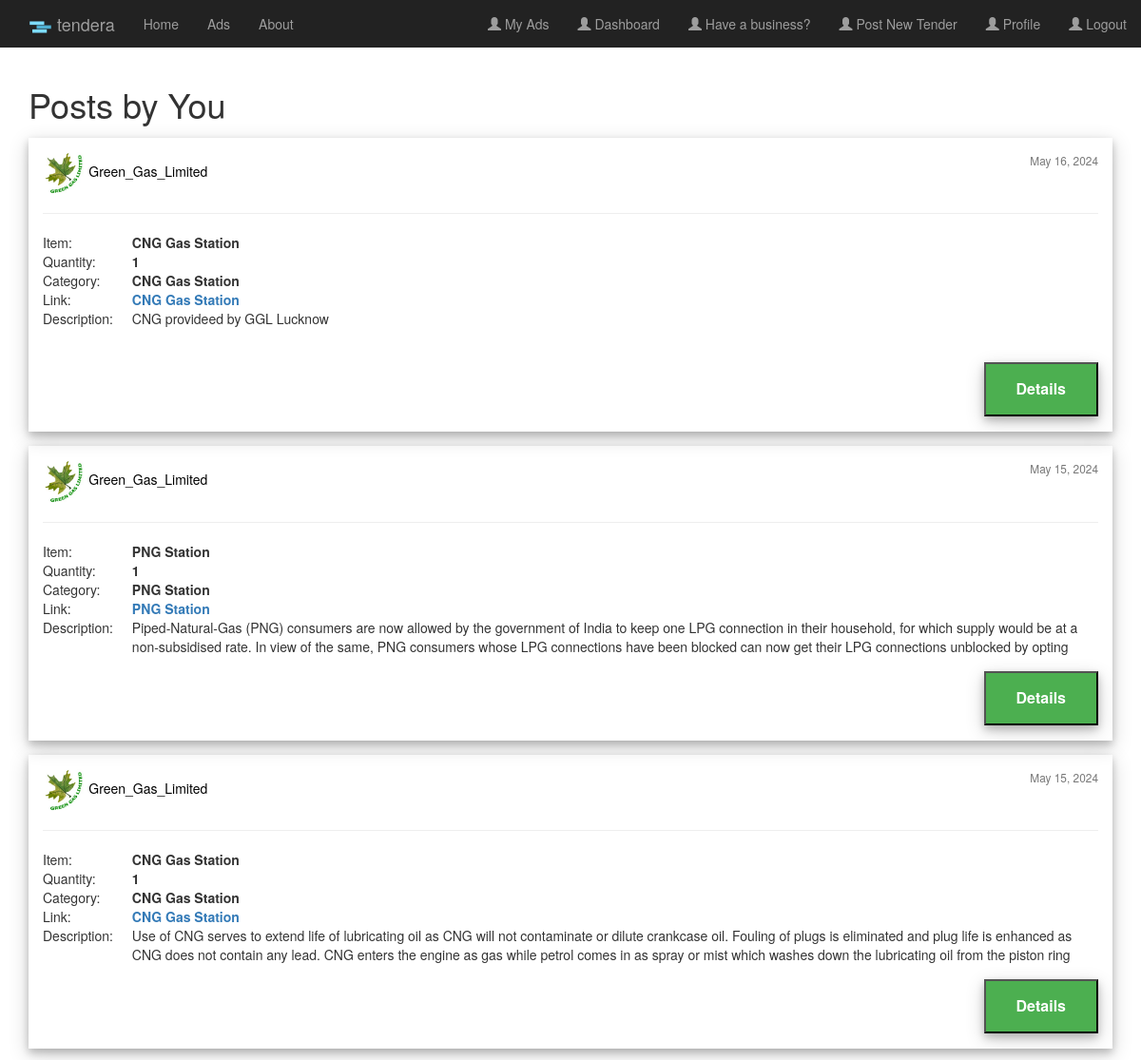
Page /post/user/dashboard/Green_Gas_Limited (signed in) on the committed database.
### post/models.py (models this page shows, shortened)
class Post(models.Model):
	category = models.CharField(max_length=50)
	item = models.CharField(max_length=100)
	quantity = models.IntegerField(default=0)
	document = models.FileField(upload_to='tender_docs/')
	description = models.TextField()
	elegibility = models.TextField(default='Elegibility')
	date_posted = models.DateTimeField(auto_now_add= True)
	author = models.ForeignKey(User, on_delete = models.CASCADE)

### users/models.py (models this page shows, shortened)
class UserProfile(models.Model):
	user = models.OneToOneField(User, on_delete = models.CASCADE)
	image = models.ImageField(default= 'default_pic.jpg', upload_to = 'user_pics')

### post/views.py (the view)
# urls.py: path('user/dashboard/<str:username>', UserDashboard.as_view(), name='user-dashboard'),
class UserDashboard(ListView):
	model = Post
	template_name = 'post/user_dashboard.html'
	context_object_name = 'posts'
	def get_queryset(self):
		user = get_object_or_404(User, username= self.kwargs.get('username'))
		return Post.objects.filter(author= user).order_by('-date_posted')

### post/templates/post/user_dashboard.html (shortened to what this page needs)
{% extends "post/base.html" %}
{% block content %}
  <h1 class="mb-3">Posts by You</h1>
	{% for post in posts %}
		<article class="media content-section" style="box-shadow: 0 4px 8px 0 rgba(0, 0, 0, 0.2), 0 6px 20px 0 rgba(0, 0, 0, 0.19);">
      <div style="padding: 15px;">
        <img class=" img-rounded article-imag" style="width: 4%; height: 4%" src="{{ post.author.userprofile.image.url }}">
      <a class="mr-2" href="{% url 'user-posts' post.author.username %}" style="color: black">{{ post.author }}</a>
      <small style="float: right" class="text-muted">{{ post.date_posted|date:"F d, Y" }}</small>
      <hr>
      <table>
        <tr>
          <td>
            Item:
          </td>
          <td class="second-dat">
            <b>{{ post.item }}</b>
          </td>
        </tr>
        <tr>
          <td>
            Quantity:
          </td>
          <td class="second-dat">
            <b>{{ post.quantity }}</b>
          </td>
        </tr>
        <tr>
          <td>
            Category:
          </td>
          <td class="second-dat">
            <b>{{ post.item }}</b>
          </td>
        </tr>
        <tr>
          <td>
            Link:
          </td>
          <td class="second-dat">
            <b><a href="{{ post.document.url }}">{{ post.item }}</a></b>
          </td>
        </tr>
        <tr>
          <td style="vertical-align: top">
            Description:
          </td>
          <td class="second-dat">
            <div style="height: 40px; overflow: hidden;">
               <p class="article-content">{{ post.description }}</p>
           </div>
          </td>
        </tr>
      </table>
        <a href="{% url 'post-detail' post.id %}"><button class="button_post" style="box-shadow: 0 4px 8px 0 rgba(0, 0, 0, 0.2), 0 6px 20px 0 rgba(0, 0, 0, 0.19);"><b>Details</b></button></a>
      </div>
    </article>
	{% endfor %}
{% endblock content %}

### post/static/post/main.css (style rules this page uses)
.button_post { background-color: #4CAF50; color: white; padding: 15px 32px; text-align: center; text-decoration: none; display: inline-block; font-size: 16px; margin: 16px 0px; cursor: pointer; float: right; }
.second-dat { padding: 0px 20px; }

### rows in the picture
Post: author.userprofile.image (picture), author "Green_Gas_Limited", date_posted "May 16, 2024", item "CNG Gas Station", quantity "1", description "CNG provideed by GGL Lucknow"
Post: author.userprofile.image (picture), author "Green_Gas_Limited", date_posted "May 15, 2024", item "PNG Station", quantity "1", description "Piped-Natural-Gas (PNG) consumers are now allowed by the government of India to keep one LPG connection in their household, for which supply would be at a non-subsidised rate. In view of the same, PNG consumers whose LPG connections have been blocked can now get their LPG connections unblocked by opting…"
Post: author.userprofile.image (picture), author "Green_Gas_Limited", date_posted "May 15, 2024", item "CNG Gas Station", quantity "1", description "Use of CNG serves to extend life of lubricating oil as CNG will not contaminate or dilute crankcase oil. Fouling of plugs is eliminated and plug life is enhanced as CNG does not contain any lead. CNG enters the engine as gas while petrol comes in as spray or mist which washes down the lubricating oil from the piston ring…"
